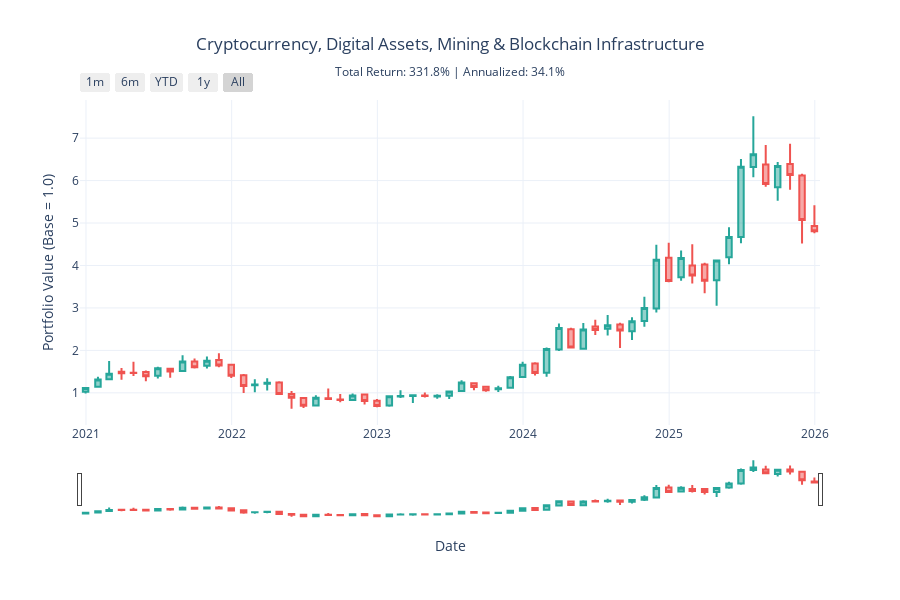

Here is the notebook cell this chart was saved with:
### Code cell
create_thematic_candlestick(
    "Cryptocurrency, Digital Assets, Mining & Blockchain Infrastructure",
    theme2OHLC_fixed["Cryptocurrency, Digital Assets, Mining & Blockchain Infrastructure"],
    period='1M'
)
